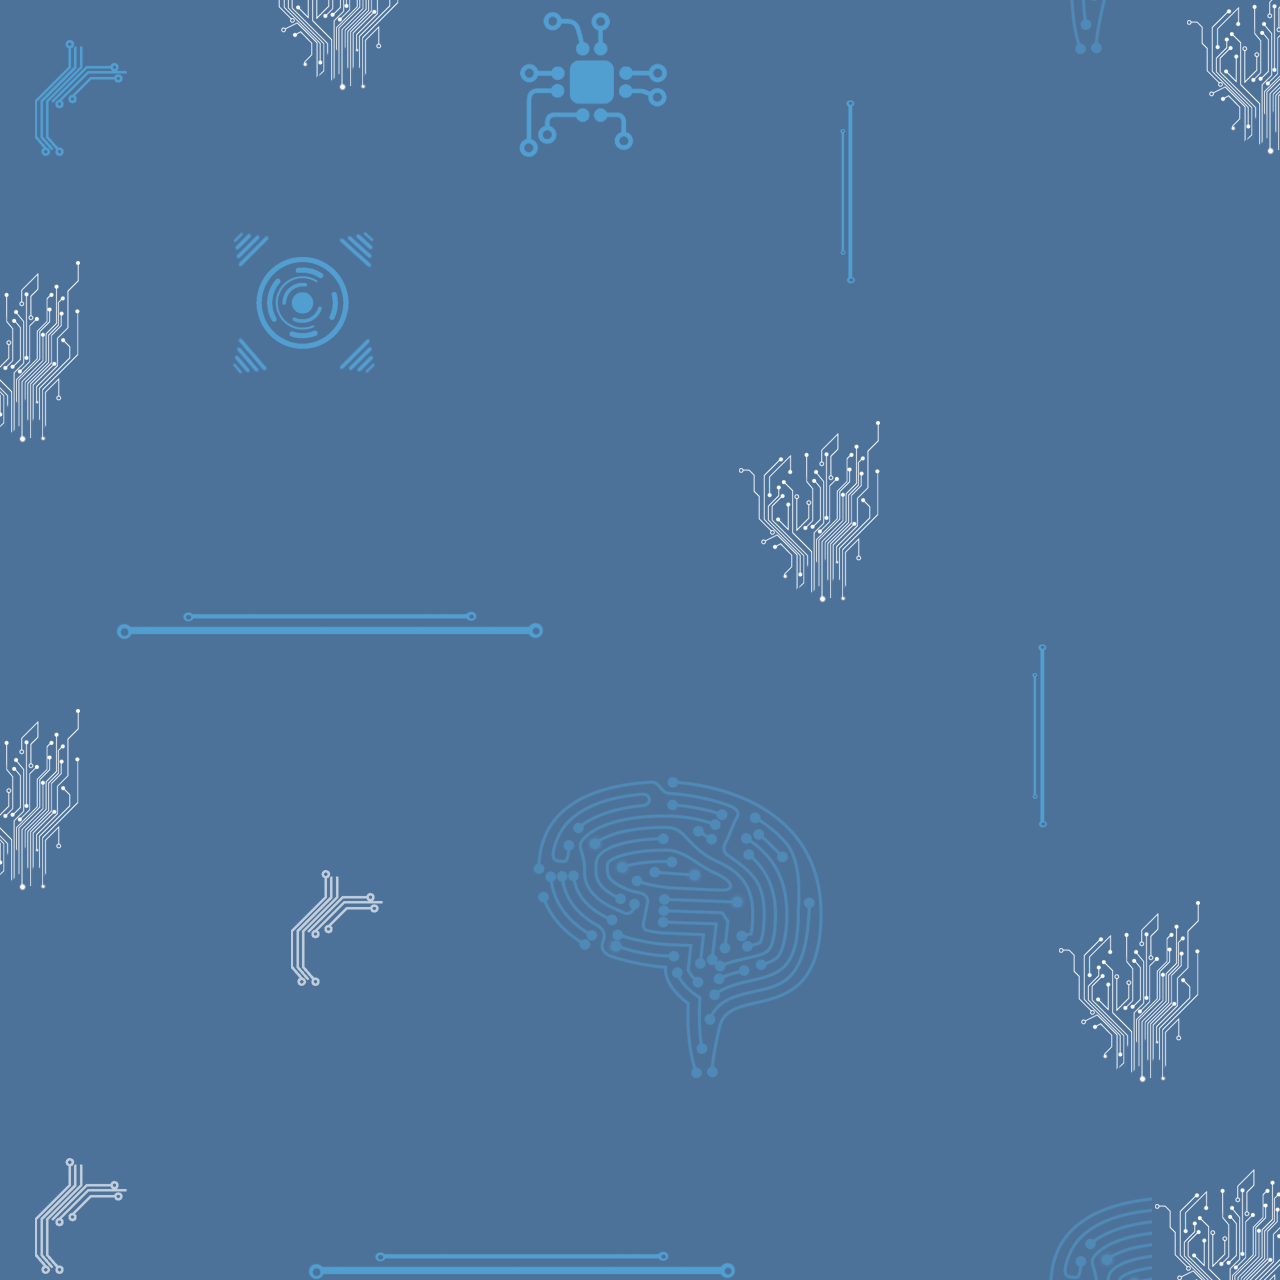

Tiled map render using the project's own tile images. Description and the map definition, with tile-layer contents summarised, below:
An orthogonal 40x40 tile map with 32x32 px tiles, 1 tile layer (Tile Layer 1), 3 tilesets and 5 objects (3x items, portal).

<map version="1.0" orientation="orthogonal" renderorder="right-down" width="40" height="40" tilewidth="32" tileheight="32" nextobjectid="129">
 <tileset firstgid="1" name="root-runner-bg" tilewidth="32" tileheight="32">
  <image source="gfx/circuit-board.png" width="800" height="400" />
 </tileset>
 <tileset firstgid="301" name="file-icons" tilewidth="39" tileheight="39">
  <image source="gfx/file-icons.png" width="312" height="351" />
 </tileset>
 <tileset firstgid="373" name="portal" tilewidth="78" tileheight="78">
  <image source="gfx/portal.png" width="78" height="78" />
 </tileset>
 <layer name="Tile Layer 1" width="40" height="40">
  <data>[1600 cells, 1600 non-empty, 251 distinct tile ids]</data>
 </layer>
 <objectgroup name="Object Layer 1">
  <object id="100" gid="233" x="864" y="1256">
   <properties>
    <property name="playerspawn" value="1" />
   </properties>
  </object>
  <object id="103" name="txt file" type="items" gid="306" x="121" y="1121">
   <properties>
    <property name="description" value="Hello there! Keep picking up files." />
   </properties>
  </object>
  <object id="105" name="Ls command" type="items" gid="320" x="974" y="262">
   <properties>
    <property name="description" value="Show files in the current dir." />
   </properties>
  </object>
  <object id="107" name="Lncommand" type="items" gid="326" x="33" y="55">
   <properties>
    <property name="description" value="Make aliases" />
   </properties>
  </object>
  <object id="128" name="map2.tmx" type="portal" gid="373" x="264" y="264" />
 </objectgroup>
</map>
